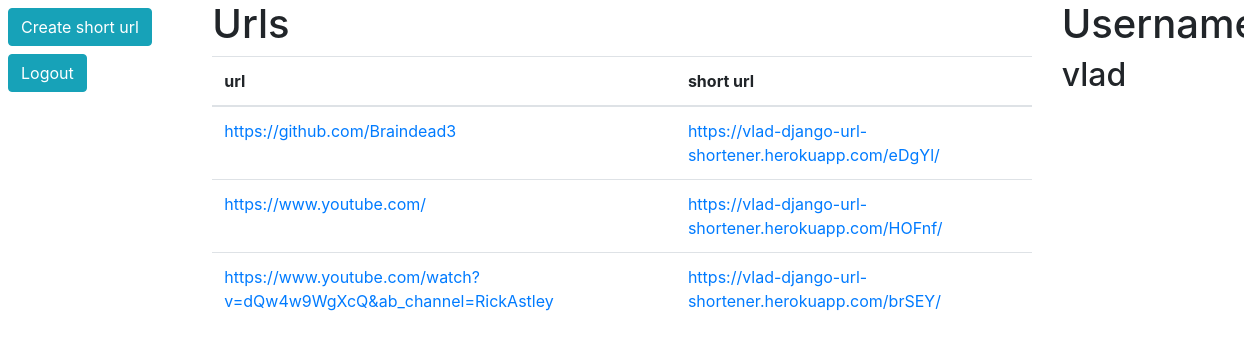
The app's page / (signed in) with its own data.
### link/models.py (models this page shows, shortened)
class Url(models.Model):
    url = models.CharField(max_length=100)
    short_url = models.CharField(max_length=100)
    user = models.ForeignKey(User, on_delete=models.CASCADE)

### link/views.py (the view)
# urls.py: path('', UrlListView.as_view(), name='home'),
class UrlListView(LoginRequiredMixin, ListView):
    model = Url
    template_name = 'link/home.html'
    def get_queryset(self):
        return Url.objects.filter(user=self.request.user)

### link/templates/link/home.html
{% extends "link/base.html" %}
{% block content %}
<h1>Urls</h1>
<table class="table">
    <thead>
    <tr>
        <th scope="col">url</th>
        <th scope="col">short url</th>
    </tr>
    </thead>
    <tbody>
    {% for url in object_list %}
    <tr>
        <td><a href="{{ url.url }}">{{ url.url }}</a></td>
        <td><a href="{% url 'redirect-url' url.short_url %}">https://vlad-django-url-shortener.herokuapp.com/{{ url.short_url }}/</a></td>
    </tr>
    {% endfor %}
    </tbody>
</table>
{% endblock content %}

### link/templates/link/base.html (shortened to what this page needs)
<!DOCTYPE html>
<html lang="en">
<head>
    <link rel="stylesheet" href="https://maxcdn.bootstrapcdn.com/bootstrap/4.0.0/css/bootstrap.min.css"
>
</head>
<body>
<div class="row">
    <div class="col-md-2">
        {% if user.is_authenticated %}
        <a class="ml-2 btn btn-info mt-2" href="{% url 'create-url' %}">Create short url</a>
        <a class="ml-2 btn btn-info mt-2" href="{% url 'logout' %}">Logout</a>
        {% else %}
        <a class="ml-2 btn btn-info mt-2" href="{% url 'login' %}">Login</a>
        <a class="ml-2 btn btn-info mt-2" href="{% url 'register' %}">Register</a>
        {% endif %}
    </div>
    <div class="col-md-8">
        {% block content %}
        {% endblock content %}
    </div>
    <div class="col-md-2">
        {% if user.is_authenticated %}
        <h1>Username:</h1>
        <h2>{{ user.username }}</h2>
        {% endif %}
    </div>
</body>
</html>

### records on screen
Url: url "https://github.com/Braindead3", short_url "eDgYl"
Url: url "https://www.youtube.com/", short_url "HOFnf"
Url: url "https://www.youtube.com/watch?v=dQw4w9WgXcQ&ab_channel=RickAstley", short_url "brSEY"

### other values on screen
{{ user.username }} "vlad"
